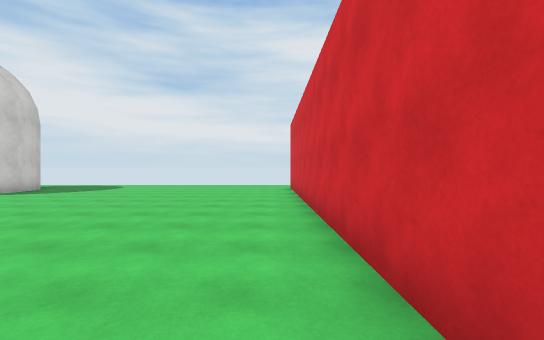
View 1 (above)

24 first-person views from a walk through a scene from a Unity 3-D project. The camera is 1.5 m above the floor, looks level and sees 90° across. The floor is counted in squares, 2 m on a side. Each view is taken from the middle of a square. On the plan, view 1 faces up. The plan holds only what a view shows up to about 10 squares ahead; the rest is blank. The place goes on beyond the plan. Surface patterns are stand-ins for the level's own textures.

View 2
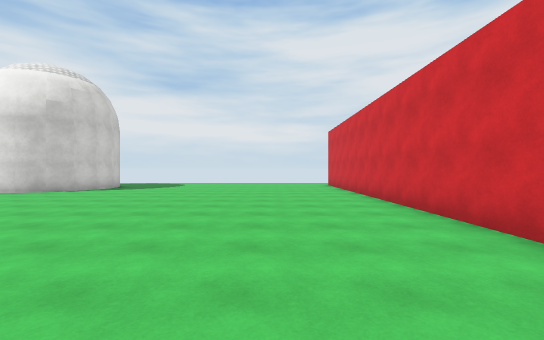

View 3
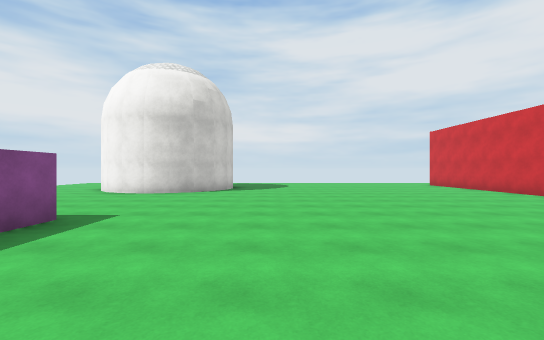

View 4
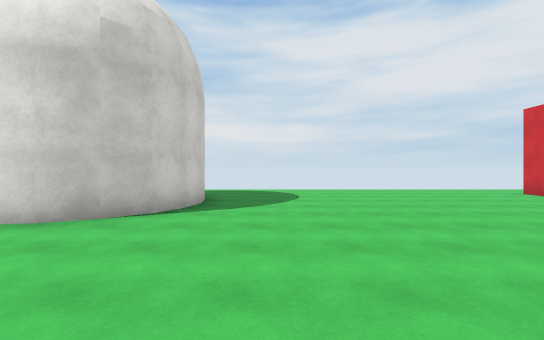

View 5
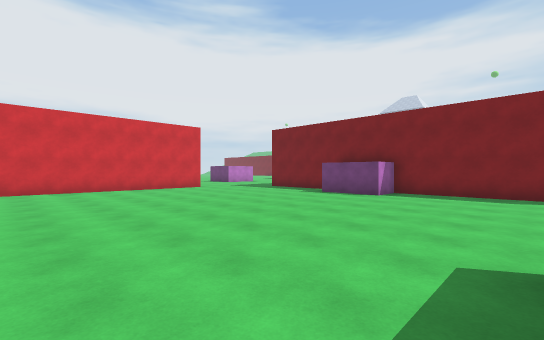

View 6
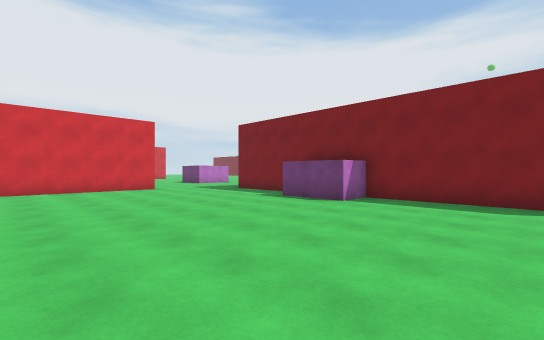

View 7
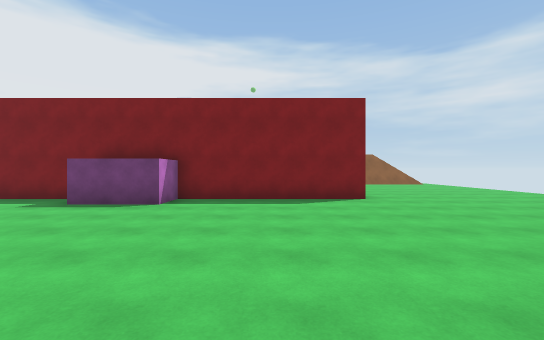

View 8
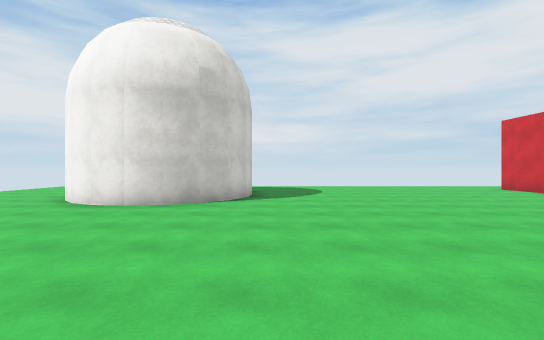

View 9
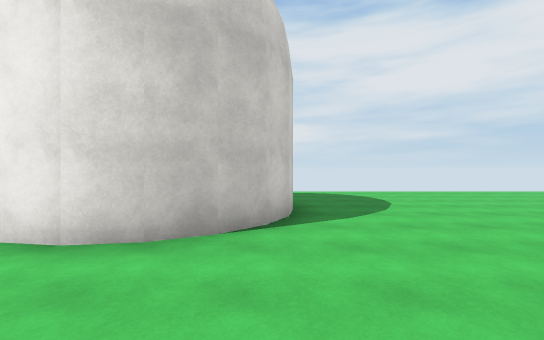

View 10
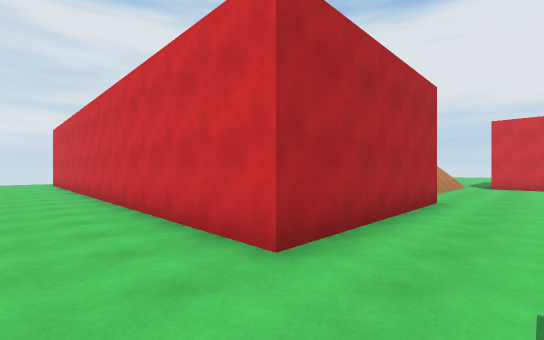

View 11
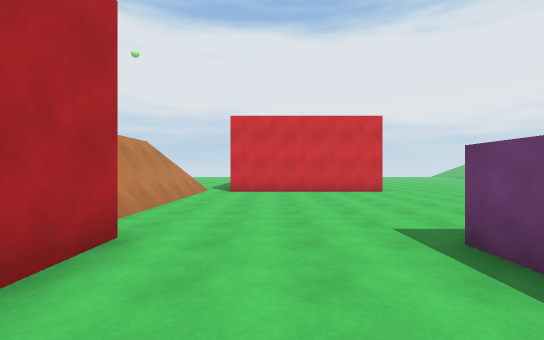

View 12
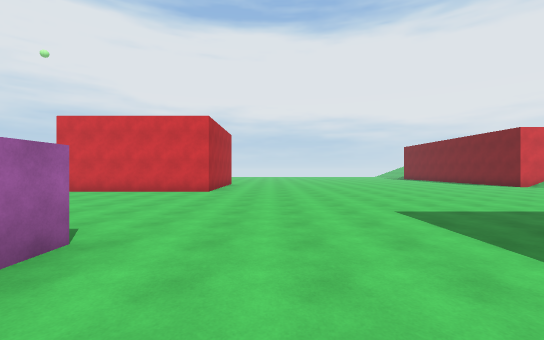

View 13
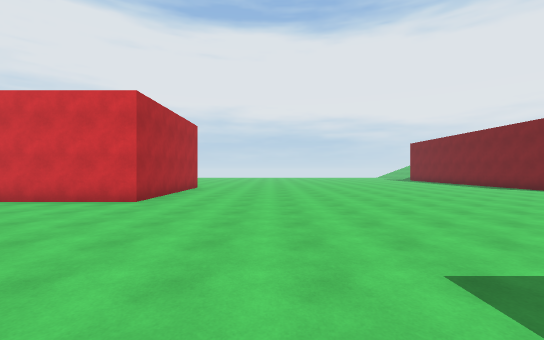

View 14
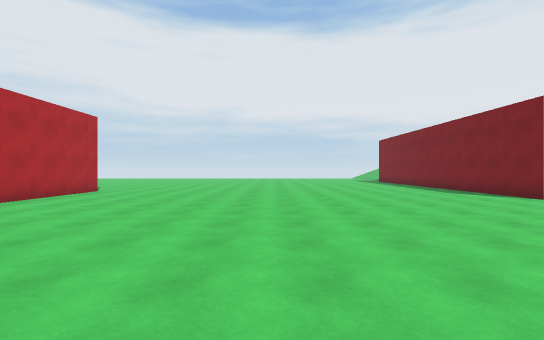

View 15
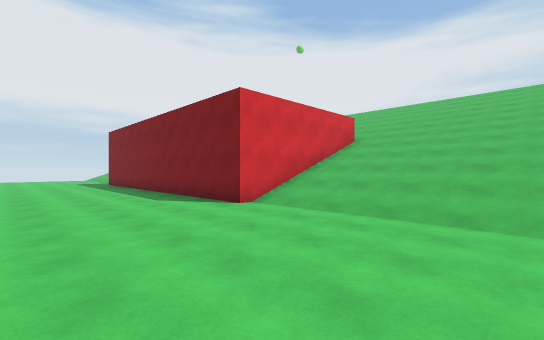

View 16
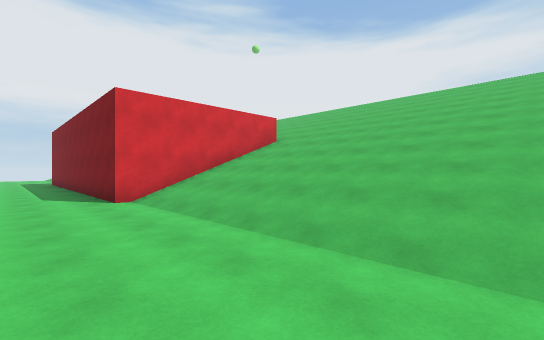

View 17
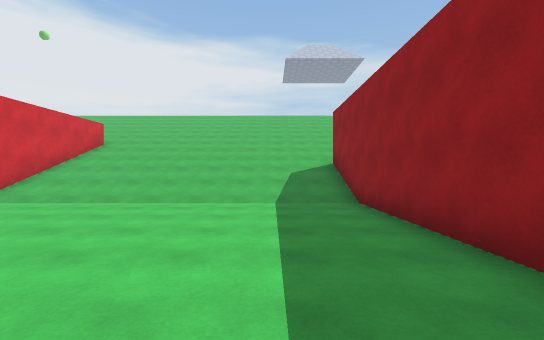

View 18
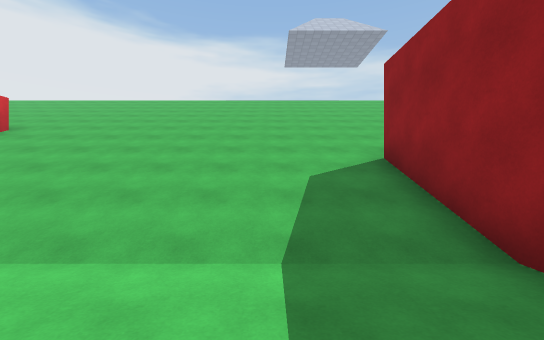

View 19
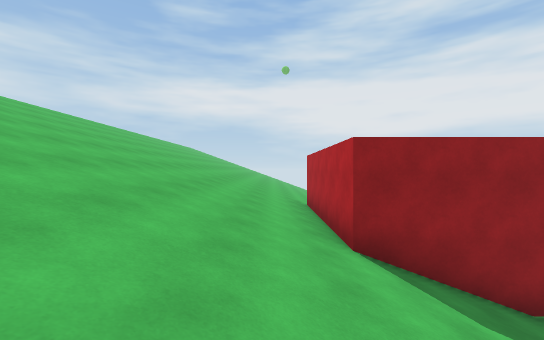

View 20
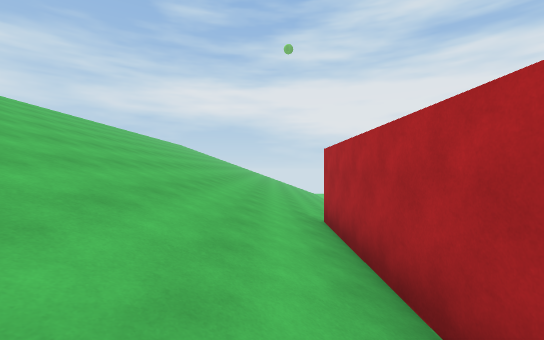

View 21
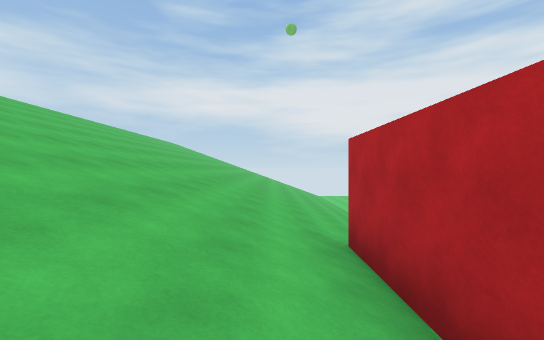

View 22
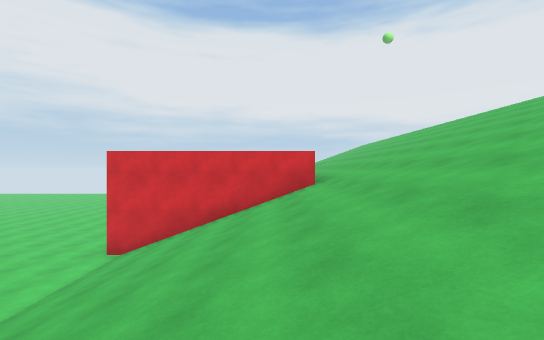

View 23
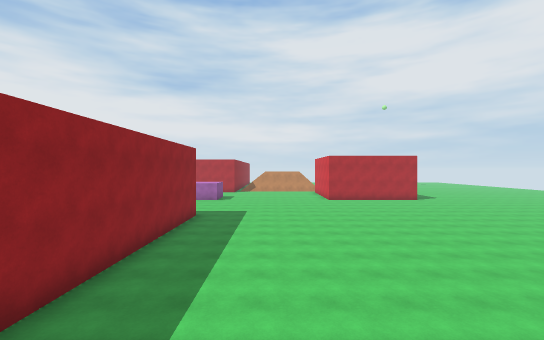

View 24
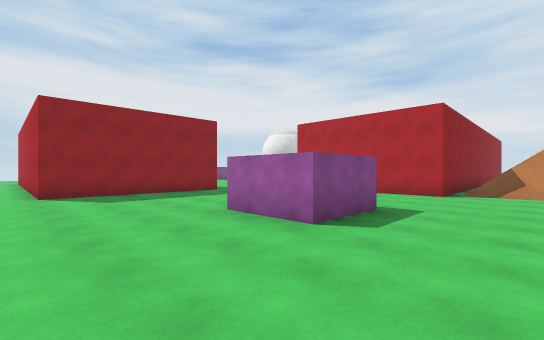

### Floor plan
Key: @ floor where view 1 was taken; # wall or solid block; . floor; / step, stairs or slope.
Columns run from 11 left of view 1 to 17 right of it. Each row starts with its distance up from view 1.
 13   ...........
 12   ...........
 11   ..........#
 10   #.........#
  9   #.........#
  8  ##.........#
  7 ##..........#
  6 ............#
  5 ............#
  4 ............#
  3 ............#
  2 #...........#
  1 #...........#
  0  ..........@#    #
 -1 ............#    #  ////
 -2 ............#    #/#####/
 -3 ............######.......
 -4 ........................#
 -5 .....##.................#
 -6 ##########     .........#
 -7           #..   #.......#
 -8           #.... #.......#####
 -9           #....##............
-10           #..................
-11       #####..................
-12       .......................
-13                 .............
-14                  ............
-15                  #...........
-16                  #...........
-17                  #...........
-18                  #...........
-19                  #...........
-20                  #...........
-21                  #...........
-22                  #........###
-23                  #////////#
-24       ///// ######////////#
-25       ////////////////////#
-26       ////////////////////#
-27       ////////////////////#
-28       ///////////////////////
-29       ///////////////////////
-30       ///////////////////////
-31       ///////////  //// /////
-32       //////////   ///   ////

Positions as (right, up) in squares from view 1, and headings:
1: (0, 0), facing up
2: (-2, -2), facing up
3: (-7, -2), facing up
4: (-7, 3), facing up
5: (-10, 3), facing down-right
6: (-10, 1), facing down-right
7: (-9, 1), facing down
8: (-8, 1), facing up
9: (-9, 4), facing up
10: (-1, -5), facing up-right
11: (3, -5), facing right
12: (3, -11), facing right
13: (6, -12), facing right
14: (8, -15), facing right
15: (10, -18), facing down-right
16: (8, -20), facing down-right
17: (8, -16), facing down
18: (8, -20), facing down
19: (10, -26), facing left
20: (7, -26), facing left
21: (5, -26), facing left
22: (8, -26), facing right
23: (9, -25), facing up
24: (8, -12), facing up-left
